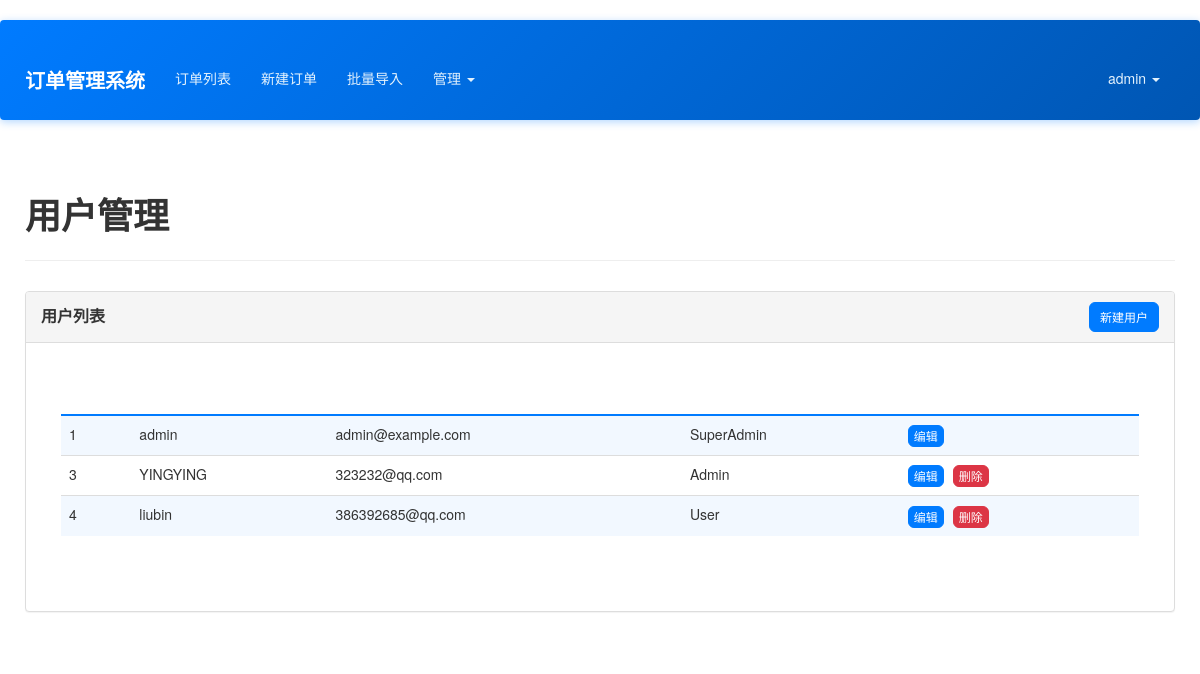
/admin/users (signed in), run on an earlier commit of the app's database.
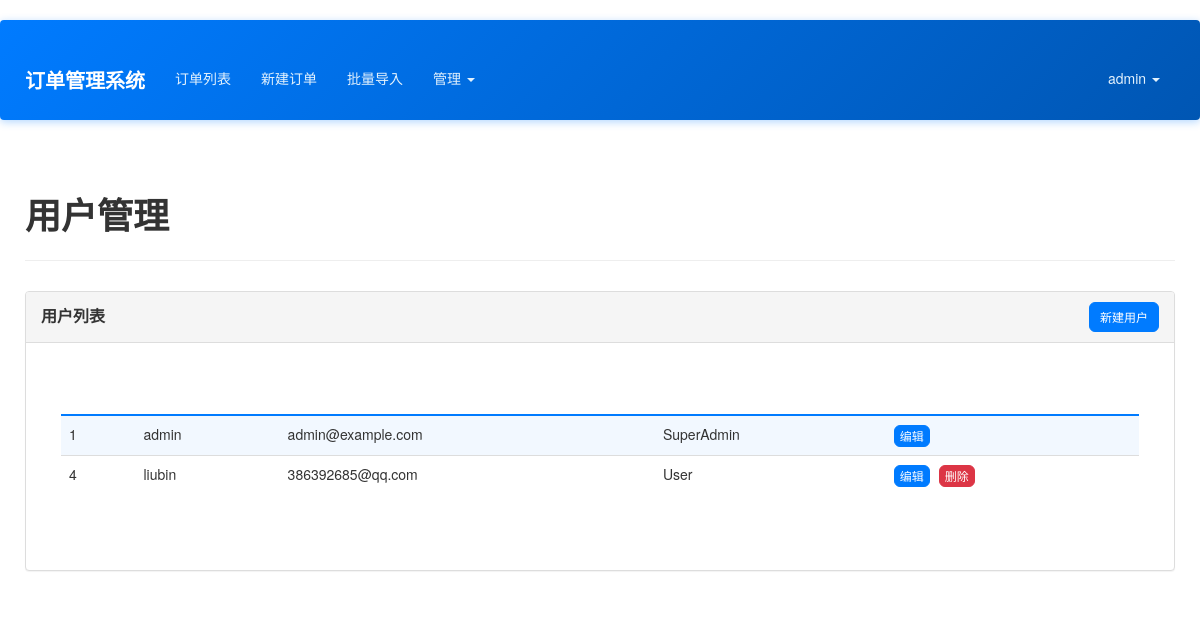
And on a later commit of the database.
### app/models.py (models this page shows, shortened)
class User(UserMixin, db.Model):
    __tablename__ = 'users'
    id = db.Column(db.Integer, primary_key=True)
    email = db.Column(db.String(64), unique=True, index=True)
    username = db.Column(db.String(64), unique=True, index=True)
    role_id = db.Column(db.Integer, db.ForeignKey('roles.id'))
    password_hash = db.Column(db.String(128))
    orders = db.relationship('Order', backref='creator', lazy='dynamic')
    @property
    def password(self):
        raise AttributeError('password is not a readable attribute')
    def can(self, perm):
        return self.role is not None and self.role.has_permission(perm)

class Role(db.Model):
    __tablename__ = 'roles'
    id = db.Column(db.Integer, primary_key=True)
    name = db.Column(db.String(64), unique=True)
    default = db.Column(db.Boolean, default=False, index=True)
    permissions = db.Column(db.Integer)
    users = db.relationship('User', backref='role', lazy='dynamic')
    def has_permission(self, perm):
        return self.permissions & perm == perm

### app/admin/views.py (the view)
@admin.route('/users')
@admin_required
def user_list():
    users = User.query.all()
    return render_template('admin/user_list.html', users=users)

### app/admin/views.py (called while the page is built)
@admin.before_request
@login_required
def before_request():
    if not current_user.can(Permission.MANAGE_FIELDS) and not current_user.can(Permission.ADMIN):
        abort(403)

### app/context_processors.py (called while the page is built)
def inject_permissions():
    return dict(Permission=Permission)

### app/models.py (called while the page is built)
@login_manager.user_loader
def load_user(user_id):
    return User.query.get(int(user_id))

### app/templates/admin/user_list.html (shortened to what this page needs)
{% extends "base.html" %}
{% block page_content %}
<div class="page-header">
    <h1>用户管理</h1>
</div>
<div class="row">
    <div class="col-md-12">
        <div class="panel panel-default">
            <div class="panel-heading">
                <div class="row">
                    <div class="col-md-6">
                        <h3 class="panel-title">用户列表</h3>
                    </div>
                    <div class="col-md-6 text-right">
                        <a href="{{ url_for('admin.new_user') }}" class="btn btn-primary btn-sm">新建用户</a>
                    </div>
                </div>
            </div>
            <div class="panel-body">
                <div class="table-responsive">
                    <table class="table table-striped table-hover">
                        <thead>
                            <tr>
                                <th>ID</th>
                                <th>用户名</th>
                                <th>邮箱</th>
                                <th>角色</th>
                                <th>操作</th>
                            </tr>
                        </thead>
                        <tbody>
                            {% for user in users %}
                            <tr>
                                <td>{{ user.id }}</td>
                                <td>{{ user.username }}</td>
                                <td>{{ user.email }}</td>
                                <td>{{ user.role.name }}</td>
                                <td>
                                    <a href="{{ url_for('admin.edit_user', id=user.id) }}" class="btn btn-primary btn-xs">编辑</a>
                                    {% if user.id != current_user.id %}
                                    <button class="btn btn-danger btn-xs delete-user" data-id="{{ user.id }}">删除</button>
                                    {% endif %}
                                </td>
                            </tr>
                            {% else %}
                            <tr>
                                <td colspan="5" class="text-center">暂无用户数据</td>
                            </tr>
                            {% endfor %}
                        </tbody>
                    </table>
                </div>
            </div>
        </div>
    </div>
</div>
{% endblock %}

### app/templates/base.html (shortened to what this page needs)
{% extends "bootstrap/base.html" %}
{% block head %}
{{ super() }}
<link rel="stylesheet" type="text/css" href="{{ url_for('static', filename='styles.css') }}">
{% endblock %}
{% block navbar %}
<div class="navbar navbar-inverse" role="navigation">
    <div class="container">
        <div class="navbar-header">
            <a class="navbar-brand" href="{{ url_for('main.index') }}">订单管理系统</a>
        </div>
        <div class="navbar-collapse collapse">
            <ul class="nav navbar-nav">
                {% if current_user.is_authenticated %}
                <li><a href="{{ url_for('main.order_list') }}">订单列表</a></li>
                <li><a href="{{ url_for('main.new_order') }}">新建订单</a></li>
                <li><a href="{{ url_for('main.import_orders') }}">批量导入</a></li>
                {% if current_user.can(Permission.MANAGE_FIELDS) %}
                <li class="dropdown">
                    <a href="#" class="dropdown-toggle" data-toggle="dropdown">管理 <b class="caret"></b></a>
                </li>
                {% endif %}
                {% endif %}
            </ul>
            <ul class="nav navbar-nav navbar-right">
                {% if current_user.is_authenticated %}
                <li class="dropdown">
                    <a href="#" class="dropdown-toggle" data-toggle="dropdown">{{ current_user.username }} <b class="caret"></b></a>
                </li>
                {% else %}
                <li><a href="{{ url_for('auth.login') }}">登录</a></li>
                <li><a href="{{ url_for('auth.register') }}">注册</a></li>
                {% endif %}
            </ul>
        </div>
    </div>
</div>
{% endblock %}
{% block content %}
<div class="container">
    {% block page_content %}{% endblock %}
</div>
{% endblock %}

What changed in the data, as far as the page shows it:
removed User: id "3", username "YINGYING", email "323232@qq.com", role.name "Admin"
